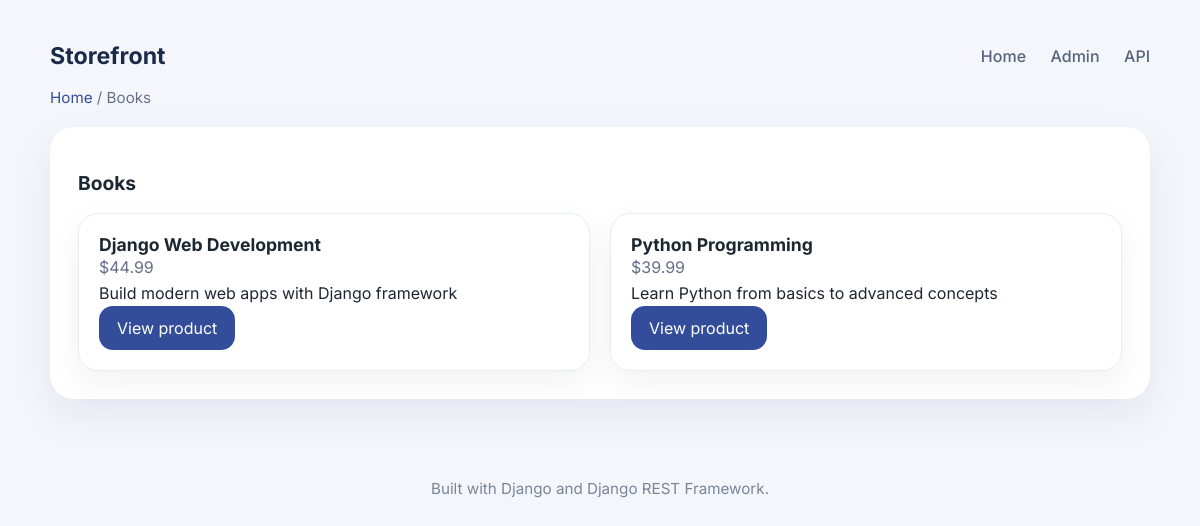
The app's page /category/books/ with its own data.
### store/models.py (models this page shows, shortened)
class Category(models.Model):
    name = models.CharField(max_length=100)
    slug = models.SlugField(max_length=120, unique=True)
    class Meta:
        ordering = ['name']

class Product(models.Model):
    category = models.ForeignKey(Category, related_name='products', on_delete=models.CASCADE)
    name = models.CharField(max_length=200)
    slug = models.SlugField(max_length=220, unique=True)
    description = models.TextField(blank=True)
    price = models.DecimalField(max_digits=10, decimal_places=2)
    inventory = models.PositiveIntegerField(default=0)
    is_active = models.BooleanField(default=True)
    created_at = models.DateTimeField(auto_now_add=True)
    updated_at = models.DateTimeField(auto_now=True)
    class Meta:
        ordering = ['name']

### store/views.py (the view)
# urls.py: path('category/<slug:slug>/', views.category_products, name='category_products'),
def category_products(request, slug):
    category = get_object_or_404(Category, slug=slug)
    products = category.products.filter(is_active=True)
    return render(request, 'store/category_products.html', {
        'category': category,
        'products': products,
    })

### store_api/cors.py (called while the page is built)
    def __call__(self, request):
        if request.method == 'OPTIONS':
            response = HttpResponse()
        else:
            response = self.get_response(request)
        origin = request.headers.get('Origin')
        if origin in self.allowed_origins:
            response['Access-Control-Allow-Origin'] = origin
            response['Access-Control-Allow-Credentials'] = 'true'
            response['Access-Control-Allow-Headers'] = 'authorization, content-type'
            response['Access-Control-Allow-Methods'] = 'GET, POST, PUT, PATCH, DELETE, OPTIONS'
        return response

### store/templates/store/category_products.html (shortened to what this page needs)
{% extends 'store/base.html' %}
{% block content %}
<div class="breadcrumbs"><a href="{% url 'store:home' %}">Home</a> / {{ category.name }}</div>
<div class="section">
    <h2 class="section-title">{{ category.name }}</h2>
    <div class="product-grid">
        {% for product in products %}
        <article class="card product-card">
            <div style="padding:20px;">
                <h3>{{ product.name }}</h3>
                <p class="text-muted">${{ product.price }}</p>
                <p>{{ product.description|truncatechars:120 }}</p>
                <a class="button" href="{% url 'store:product_detail' product.slug %}">View product</a>
            </div>
        </article>
        {% empty %}
        <p>No active products in this category.</p>
        {% endfor %}
    </div>
</div>
{% endblock %}

### store/templates/store/base.html (style rules this page uses)
body { margin:0; font-family:'Inter',sans-serif; background:#f4f6fb; color:#1d2731; }
.hero, .section { background:#fff; border-radius:24px; padding:28px; box-shadow:0 16px 40px rgba(31,55,86,.08); margin-bottom:24px; }
.card { background:#fff; border-radius:20px; border:1px solid #e8ecf6; overflow:hidden; box-shadow:0 12px 30px rgba(29,39,49,.06); }
.product-grid { display:grid; gap:20px; grid-template-columns:repeat(auto-fit,minmax(220px,1fr)); }
.button, .btn { display:inline-flex; align-items:center; justify-content:center; padding:12px 18px; border-radius:14px; text-decoration:none; border:none; cursor:pointer; transition:.2s ease; }
.button { background:#334d9a; color:#fff; }
.section-title { font-size:1.2rem; margin-bottom:18px; font-weight:700; }
.text-muted { color:#677089; }
.product-card { display:flex; flex-direction:column; gap:18px; }
.product-card h3 { margin:0; font-size:1.1rem; }
.product-card p { margin:0; line-height:1.6; }
.breadcrumbs { color:#667085; font-size:.95rem; margin-bottom:20px; }
.breadcrumbs a { color:#334d9a; text-decoration:none; }

### records on screen
Category: name "Books"
Product: name "Django Web Development", price "44.99", description "Build modern web apps with Django framework"
Product: name "Python Programming", price "39.99", description "Learn Python from basics to advanced concepts"
